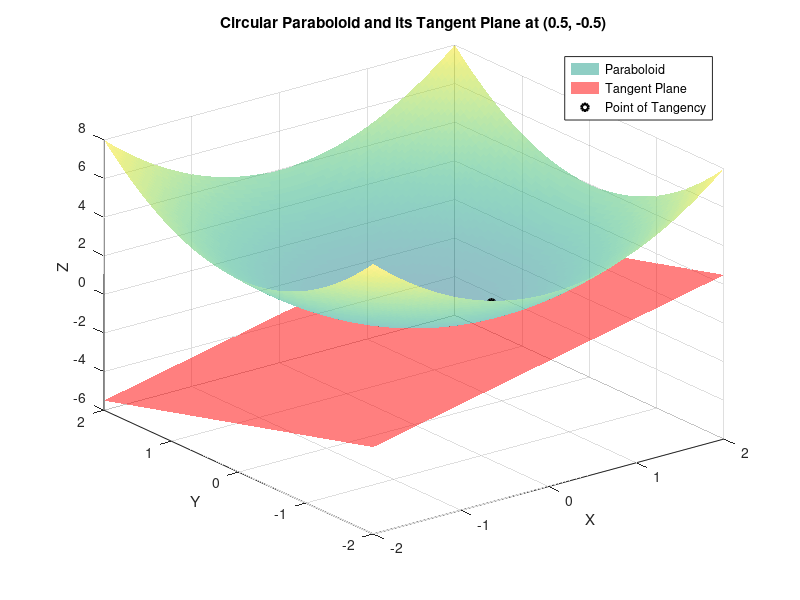

The MATLAB source for this figure:
[x, y] = meshgrid(linspace(-2, 2, 100), linspace(-2, 2, 100));

z=x.^2+y.^2;   % Equation for a circular paraboloid

% Points for tangency
x0=0.5;        
y0=-0.5;
z0=x0^2+y0^2;

z_tplane=-z0+1*(x-x0)-1*(y-y0); %Surface tangent plane

figure;
surf(x, y, z, 'FaceAlpha', 0.5, 'EdgeColor', 'none');
hold on;

% Plotting the tangent plane
surf(x, y, z_tplane, 'FaceAlpha', 0.5, 'EdgeColor', 'none', 'FaceColor', 'r');

% Highlighting the point of tangency
plot3(x0, y0, z0, 'ko', 'MarkerSize', 5, 'LineWidth', 2);

% Labels and title
xlabel('X');
ylabel('Y');
zlabel('Z');
title('Circular Paraboloid and its Tangent Plane at (0.5, -0.5)');
legend('Paraboloid', 'Tangent Plane', 'Point of Tangency');
